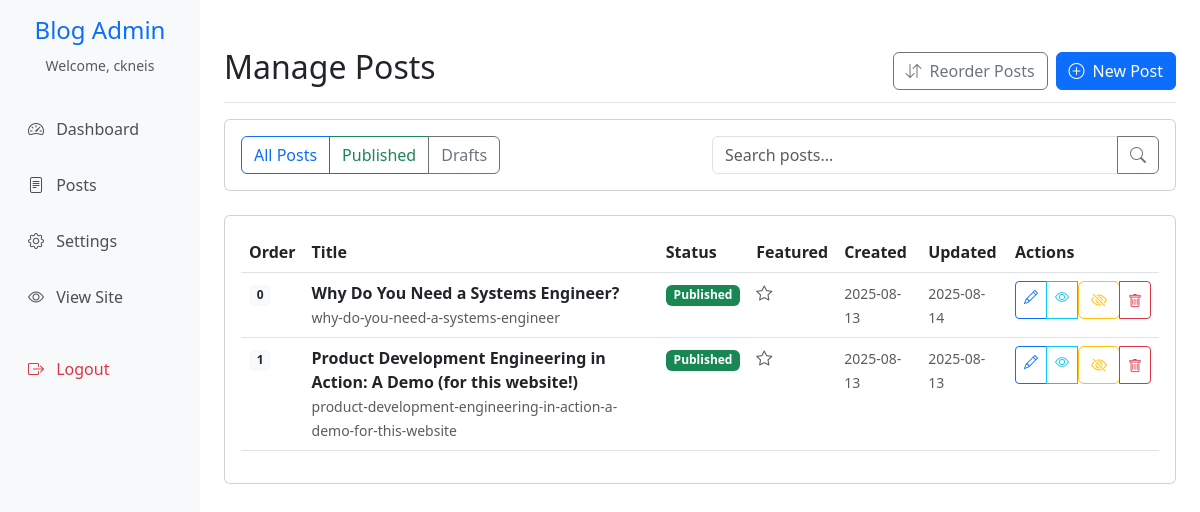
Page /admin/posts (signed in) on the committed database.
### app/models.py (models this page shows, shortened)
class User(UserMixin, db.Model):
    id = db.Column(db.Integer, primary_key=True)
    username = db.Column(db.String(80), unique=True, nullable=False)
    password_hash = db.Column(db.String(120), nullable=False)
    email = db.Column(db.String(120), unique=True, nullable=False)
    is_admin = db.Column(db.Boolean, default=False)
    created_at = db.Column(db.DateTime, default=datetime.utcnow)

class Post(db.Model):
    id = db.Column(db.Integer, primary_key=True)
    title = db.Column(db.String(200), nullable=False)
    slug = db.Column(db.String(200), unique=True, nullable=False)
    content = db.Column(db.Text, nullable=False)
    content_html = db.Column(db.Text, nullable=False)
    content_type = db.Column(db.String(20), default='markdown')  # 'markdown' or 'html'
    preview = db.Column(db.Text, nullable=False)
    image = db.Column(db.String(200))
    published = db.Column(db.Boolean, default=False)
    featured = db.Column(db.Boolean, default=False)
    show_dates = db.Column(db.Boolean, default=True)  # Control whether dates are displayed
    display_order = db.Column(db.Integer, default=0)  # Custom ordering for posts
    created_at = db.Column(db.DateTime, default=datetime.utcnow)
    updated_at = db.Column(db.DateTime, default=datetime.utcnow, onupdate=datetime.utcnow)

### app/admin.py (the view)
@admin_bp.route('/posts')
@login_required
def posts():
    page = request.args.get('page', 1, type=int)
    posts = Post.query.order_by(Post.display_order, Post.created_at.desc()).paginate(
        page=page, per_page=20, error_out=False
    )
    return render_template('admin/posts.html', posts=posts)

### app/__init__.py (called while the page is built)
def create_app():
    app = Flask(__name__)
    app.config['SECRET_KEY'] = os.environ.get('SECRET_KEY', 'dev-secret-key-change-in-production')
    app.config['SQLALCHEMY_DATABASE_URI'] = os.environ.get('DATABASE_URL', 'sqlite:///blog.db')
    app.config['SQLALCHEMY_TRACK_MODIFICATIONS'] = False
    db.init_app(app)
    login_manager.init_app(app)
    csrf.init_app(app)
    login_manager.login_view = 'admin.login'
    login_manager.login_message = 'Please log in to access this page.'
    from app.models import User
    @login_manager.user_loader
    def load_user(user_id):
        return User.query.get(int(user_id))
    from app.routes import main_bp
    from app.admin import admin_bp
    app.register_blueprint(main_bp)
    app.register_blueprint(admin_bp, url_prefix='/admin')
    with app.app_context():
        db.create_all()
    return app

### app/templates/admin/posts.html (shortened to what this page needs)
{% extends "admin/base.html" %}
{% block content %}
<div class="d-flex justify-content-between flex-wrap flex-md-nowrap align-items-center pt-3 pb-2 mb-3 border-bottom">
    <h1 class="h2">Manage Posts</h1>
    <div class="btn-toolbar mb-2 mb-md-0">
        <a href="{{ url_for('admin.reorder_posts') }}" class="btn btn-outline-secondary me-2">
            <i class="bi bi-arrow-down-up me-2"></i>Reorder Posts
        </a>
        <a href="{{ url_for('admin.new_post') }}" class="btn btn-primary">
            <i class="bi bi-plus-circle me-2"></i>New Post
        </a>
    </div>
</div>
<div class="card mb-4">
    <div class="card-body">
        <div class="row">
            <div class="col-md-6">
                <div class="btn-group" role="group">
                    <a href="{{ url_for('admin.posts') }}" class="btn btn-outline-primary">All Posts</a>
                    <a href="{{ url_for('admin.posts') }}?status=published" class="btn btn-outline-success">Published</a>
                    <a href="{{ url_for('admin.posts') }}?status=draft" class="btn btn-outline-secondary">Drafts</a>
                </div>
            </div>
            <div class="col-md-6">
                <div class="input-group">
                    <input type="text" class="form-control" placeholder="Search posts..." id="searchInput">
                    <button class="btn btn-outline-secondary" type="button" id="searchBtn">
                        <i class="bi bi-search"></i>
                    </button>
                </div>
            </div>
        </div>
    </div>
</div>
<div class="card">
    <div class="card-body">
        {% if posts.items %}
            <div class="table-responsive">
                <table class="table table-hover">
                    <thead>
                        <tr>
                            <th>Order</th>
                            <th>Title</th>
                            <th>Status</th>
                            <th>Featured</th>
                            <th>Created</th>
                            <th>Updated</th>
                            <th>Actions</th>
                        </tr>
                    </thead>
                    <tbody>
                        {% for post in posts.items %}
                        <tr>
                            <td>
                                <span class="badge bg-light text-dark">{{ post.display_order }}</span>
                            </td>
                            <td>
                                <div>
                                    <strong>{{ post.title }}</strong>
                                </div>
                                <small class="text-muted">{{ post.slug }}</small>
                            </td>
                            <td>
                                {% if post.published %}
                                    <span class="badge bg-success">Published</span>
                                {% else %}
                                    <span class="badge bg-secondary">Draft</span>
                                {% endif %}
                            </td>
                            <td>
                                {% if post.featured %}
                                    <i class="bi bi-star-fill text-warning"></i>
                                {% else %}
                                    <i class="bi bi-star text-muted"></i>
                                {% endif %}
                            </td>
                            <td>
                                <small class="text-muted">
                                    {{ post.created_at.strftime('%Y-%m-%d') }}
                                </small>
                            </td>
                            <td>
                                <small class="text-muted">
                                    {{ post.updated_at.strftime('%Y-%m-%d') }}
                                </small>
                            </td>
                            <td>
                                <div class="btn-group btn-group-sm" role="group">
                                    <a href="{{ url_for('admin.edit_post', id=post.id) }}"
                                       class="btn btn-outline-primary" title="Edit">
                                        <i class="bi bi-pencil"></i>
                                    </a>
                                    {% if post.published %}
                                        <a href="{{ url_for('main.post', slug=post.slug) }}"
                                           target="_blank" class="btn btn-outline-info" title="View">
                                            <i class="bi bi-eye"></i>
                                        </a>
                                    {% endif %}
                                    <form method="POST" action="{{ url_for('admin.toggle_publish', id=post.id) }}"
                                          class="d-inline">
                                        <button type="submit" class="btn btn-outline-{{ 'warning' if post.published else 'success' }}"
                                                title="{{ 'Unpublish' if post.published else 'Publish' }}">
                                            <i class="bi bi-{{ 'eye-slash' if post.published else 'eye' }}"></i>
                                        </button>
                                    </form>
                                    <button type="button" class="btn btn-outline-danger"
                                            onclick="confirmDelete({{ post.id }}, '{{ post.title }}')" title="Delete">
                                        <i class="bi bi-trash"></i>
                                    </button>
                                </div>
                            </td>
                        </tr>
                        {% endfor %}
                    </tbody>
                </table>
            </div>
        {% endif %}
    </div>
</div>
{% endblock %}

### app/templates/admin/base.html (shortened to what this page needs)
<!DOCTYPE html>
<html lang="en">
<head>
    <link href="https://cdn.jsdelivr.net/npm/bootstrap@5.3.0/dist/css/bootstrap.min.css" rel="stylesheet">
    <link href="https://cdn.jsdelivr.net/npm/bootstrap-icons@1.10.0/font/bootstrap-icons.css" rel="stylesheet">
</head>
<body>
    <div class="container-fluid">
        <div class="row">
            <nav class="col-md-3 col-lg-2 d-md-block sidebar collapse">
                <div class="position-sticky pt-3">
                    <div class="text-center mb-4">
                        <h4 class="text-primary">Blog Admin</h4>
                        <small class="text-muted">Welcome, {{ current_user.username }}</small>
                    </div>
                    <ul class="nav flex-column">
                        <li class="nav-item">
                            <a class="nav-link" href="{{ url_for('admin.dashboard') }}">
                                <i class="bi bi-speedometer2 me-2"></i>
                                Dashboard
                            </a>
                        </li>
                        <li class="nav-item">
                            <a class="nav-link" href="{{ url_for('admin.posts') }}">
                                <i class="bi bi-file-text me-2"></i>
                                Posts
                            </a>
                        </li>
                        <li class="nav-item">
                            <a class="nav-link" href="{{ url_for('admin.settings') }}">
                                <i class="bi bi-gear me-2"></i>
                                Settings
                            </a>
                        </li>
                        <li class="nav-item">
                            <a class="nav-link" href="{{ url_for('main.home') }}" target="_blank">
                                <i class="bi bi-eye me-2"></i>
                                View Site
                            </a>
                        </li>
                        <li class="nav-item mt-3">
                            <a class="nav-link text-danger" href="{{ url_for('admin.logout') }}">
                                <i class="bi bi-box-arrow-right me-2"></i>
                                Logout
                            </a>
                        </li>
                    </ul>
                </div>
            </nav>
            <main class="col-md-9 ms-sm-auto col-lg-10 px-md-4 main-content">
                {% block content %}{% endblock %}
            </main>
        </div>
    </div>
</body>
</html>

### app/templates/admin/base.html (style rules this page uses)
.sidebar { min-height: 100vh; background-color: #f8f9fa; }
.sidebar .nav-link { color: #495057; padding: 0.75rem 1rem; border-radius: 0.375rem; margin: 0.25rem 0; }
.main-content { padding: 2rem; }

### rows in the picture
User: username "ckneis"
Post: display_order "0", title "Why Do You Need a Systems Engineer?", slug "why-do-you-need-a-systems-engineer", published "Published", featured False (drawn), created_at "2025-08-13", updated_at "2025-08-14"
Post: display_order "1", title "Product Development Engineering in Action: A Demo (for this website!)", slug "product-development-engineering-in-action-a-demo-for-this-website", published "Published", featured False (drawn), created_at "2025-08-13", updated_at "2025-08-13"
